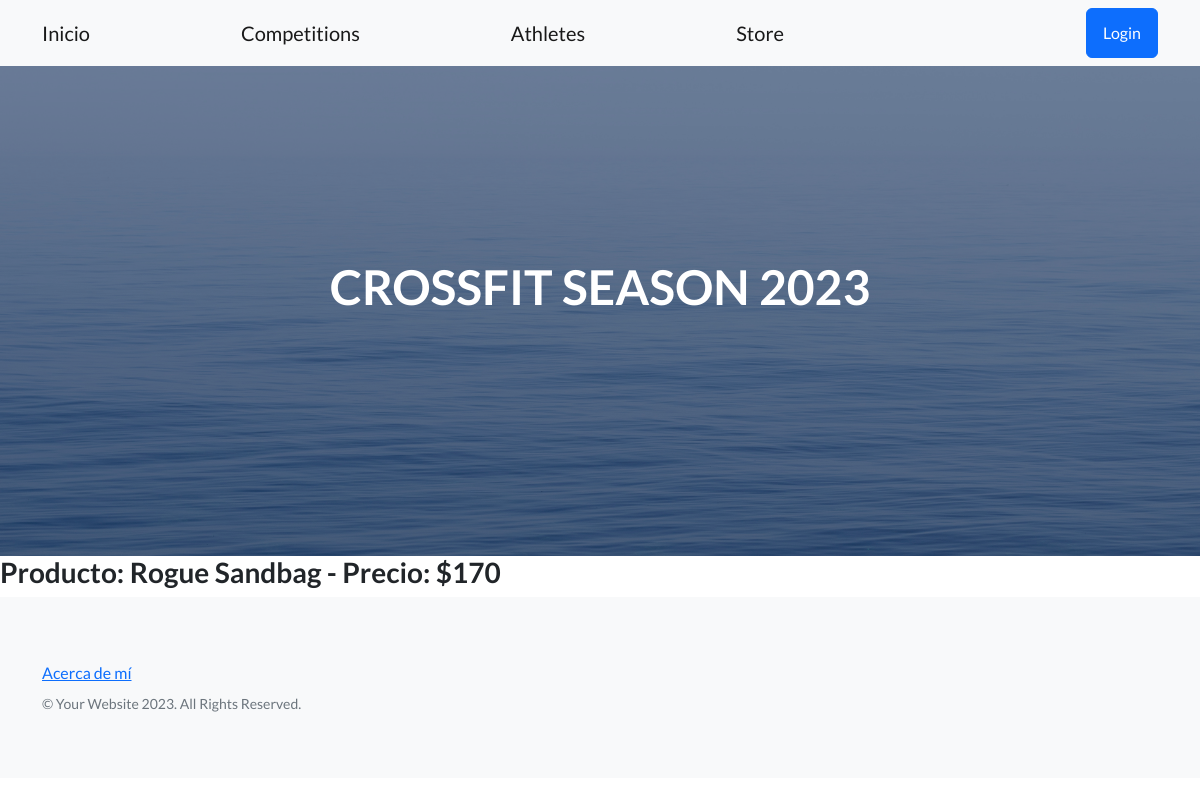
The page /app-coder/detalle-store/4 on the database as committed earlier.
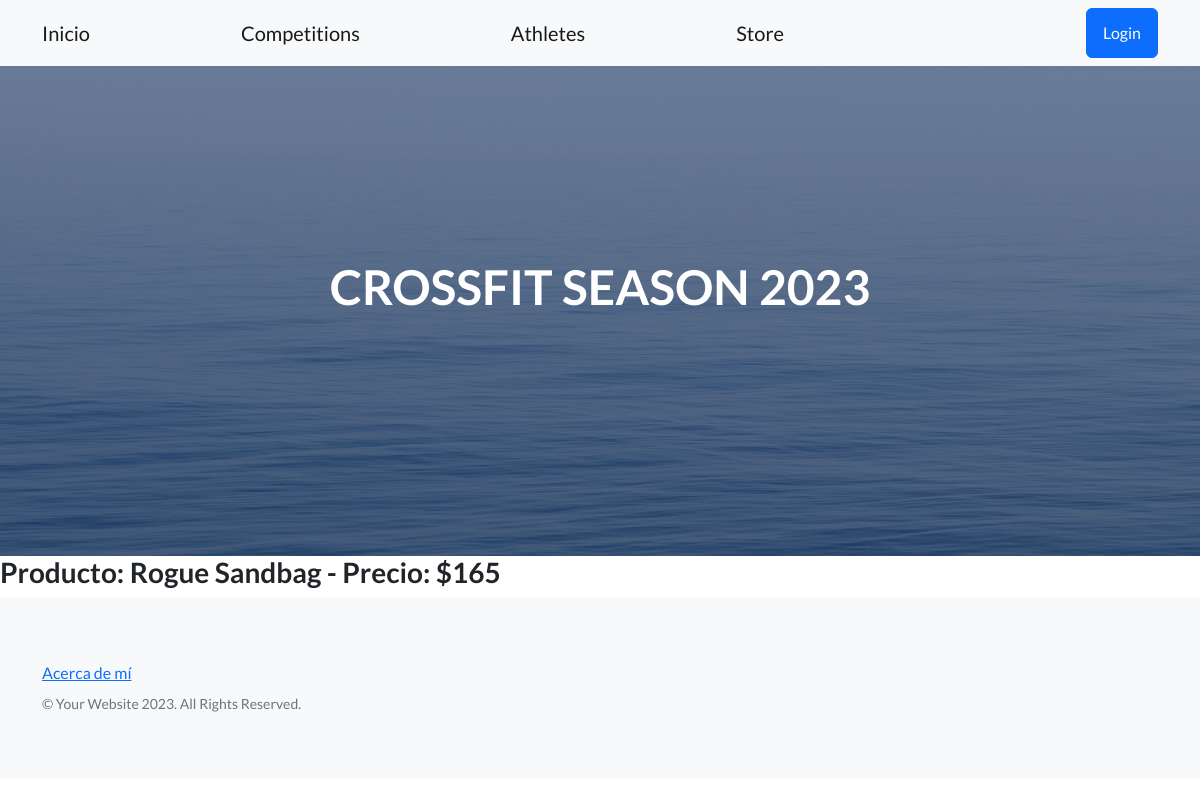
The same page on the database as committed later.
### AppCoder/models.py (models this page shows, shortened)
class Store(models.Model):
    producto = models.CharField(max_length=50)
    precio = models.IntegerField()
    class Meta():
        verbose_name = 'Store'
        verbose_name_plural = 'Store'

### AppCoder/views.py (the view)
# urls.py: path('detalle-store/<pk>', StoreDetail.as_view(), name='DetalleStore'),
class StoreDetail(DetailView):
    model = Store
    template_name = "store_detail.html"
    context_object_name = "store"

### AppCoder/templates/store_detail.html
{% extends 'padre.html' %}
{% block contenidoQueCambia %}
    <h3>Producto: {{store.producto}} - Precio: ${{store.precio}}</h3>
{% endblock %}

Rows that differ between the two databases and show on the page:
changed Store "Rogue Sandbag": precio "170" → "165"
